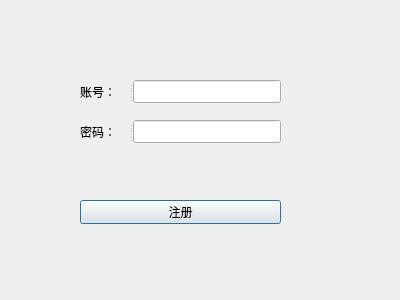
<?xml version="1.0" encoding="UTF-8"?>
<ui version="4.0">
 <class>RegisterDialog</class>
 <widget class="QDialog" name="RegisterDialog">
  <property name="geometry">
   <rect>
    <x>0</x>
    <y>0</y>
    <width>400</width>
    <height>300</height>
   </rect>
  </property>
  <property name="windowTitle">
   <string>Dialog</string>
  </property>
  <widget class="QPushButton" name="registerButton">
   <property name="geometry">
    <rect>
     <x>80</x>
     <y>200</y>
     <width>201</width>
     <height>24</height>
    </rect>
   </property>
   <property name="text">
    <string>注册</string>
   </property>
  </widget>
  <widget class="QSplitter" name="splitter">
   <property name="geometry">
    <rect>
     <x>80</x>
     <y>80</y>
     <width>201</width>
     <height>23</height>
    </rect>
   </property>
   <property name="orientation">
    <enum>Qt::Horizontal</enum>
   </property>
   <widget class="QLabel" name="label">
    <property name="text">
     <string>账号：</string>
    </property>
   </widget>
   <widget class="QLineEdit" name="usernameEdit"/>
  </widget>
  <widget class="QSplitter" name="splitter_2">
   <property name="geometry">
    <rect>
     <x>80</x>
     <y>120</y>
     <width>201</width>
     <height>23</height>
    </rect>
   </property>
   <property name="orientation">
    <enum>Qt::Horizontal</enum>
   </property>
   <widget class="QLabel" name="label_2">
    <property name="text">
     <string>密码：</string>
    </property>
   </widget>
   <widget class="QLineEdit" name="passwordEdit">
    <property name="echoMode">
     <enum>QLineEdit::Password</enum>
    </property>
   </widget>
  </widget>
 </widget>
 <resources/>
 <connections/>
</ui>
